Frame 1 (no input): blank canvas, image omitted
Frame 60 (the mouse pressed at the canvas centre just before this capture): blank canvas, image omitted
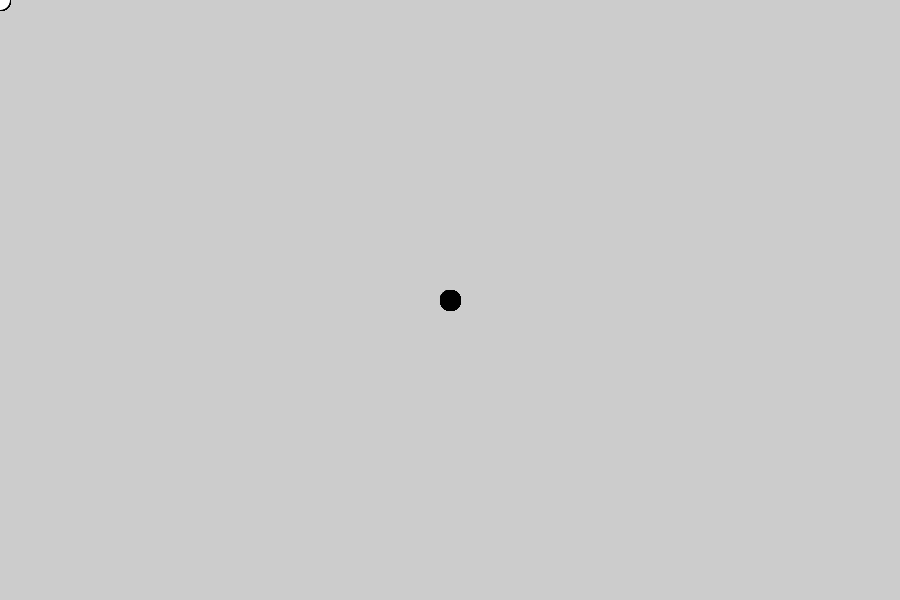
Frame 120 (the mouse held since frame 60 and released just before this capture)

The Processing sketch whose frames 1 and 60 were blank and that drew this single picture after the mouse press (run headless with seeded random() and noise(); from frame 60 on, the mouse is pressed at the canvas centre):

// Processing sketch: processing_first_sketch
// ── processing_first_sketch.pde
void setup() {
  size(900,600);
}

void draw() {
  if (mousePressed) {
    fill(0);
  } else {
    fill(255);
  }
  ellipse(mouseX, mouseY, 20 , 20);
}
